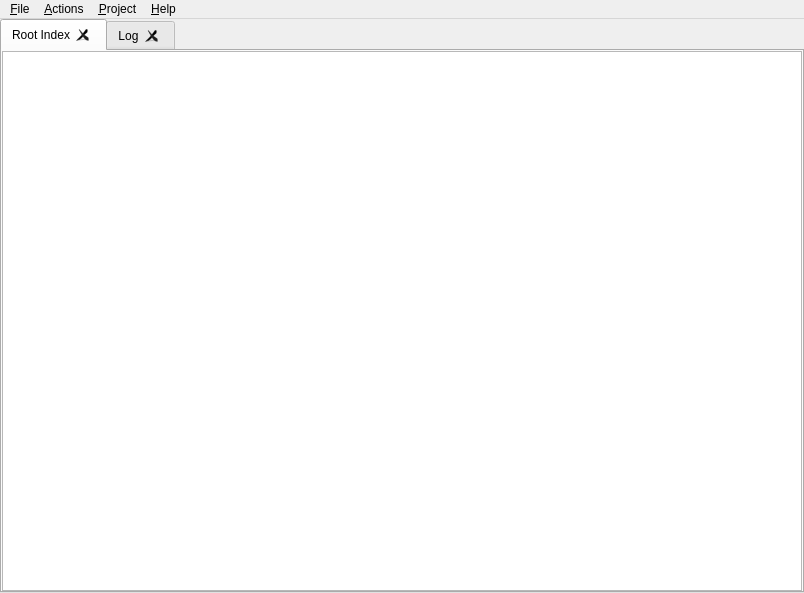
<?xml version="1.0" encoding="UTF-8"?>
<ui version="4.0">
 <class>mainwindow</class>
 <widget class="QMainWindow" name="mainwindow">
  <property name="geometry">
   <rect>
    <x>0</x>
    <y>0</y>
    <width>804</width>
    <height>593</height>
   </rect>
  </property>
  <property name="windowTitle">
   <string>Nelia</string>
  </property>
  <property name="locale">
   <locale language="English" country="UnitedStates"/>
  </property>
  <widget class="QWidget" name="centralwidget">
   <layout class="QGridLayout" name="gridLayout">
    <property name="margin">
     <number>0</number>
    </property>
    <item row="0" column="0">
     <widget class="QTabWidget" name="tabw_root">
      <property name="currentIndex">
       <number>0</number>
      </property>
      <property name="tabsClosable">
       <bool>true</bool>
      </property>
      <property name="movable">
       <bool>true</bool>
      </property>
      <widget class="QWidget" name="tab_root_index">
       <attribute name="title">
        <string>Root Index</string>
       </attribute>
       <layout class="QGridLayout" name="gridLayout_2">
        <property name="margin">
         <number>0</number>
        </property>
        <item row="0" column="0">
         <widget class="QTableWidget" name="table_root_index">
          <property name="sortingEnabled">
           <bool>true</bool>
          </property>
         </widget>
        </item>
       </layout>
      </widget>
      <widget class="QWidget" name="tab_log">
       <property name="enabled">
        <bool>true</bool>
       </property>
       <attribute name="title">
        <string>Log</string>
       </attribute>
       <layout class="QGridLayout" name="gridLayout_3">
        <property name="margin">
         <number>0</number>
        </property>
        <item row="0" column="0">
         <widget class="QWidget" name="widget" native="true">
          <layout class="QGridLayout" name="gridLayout_4">
           <item row="0" column="0">
            <widget class="QLabel" name="label">
             <property name="text">
              <string>New log message:</string>
             </property>
            </widget>
           </item>
           <item row="0" column="1">
            <spacer name="horizontalSpacer">
             <property name="orientation">
              <enum>Qt::Horizontal</enum>
             </property>
             <property name="sizeHint" stdset="0">
              <size>
               <width>562</width>
               <height>20</height>
              </size>
             </property>
            </spacer>
           </item>
           <item row="0" column="2">
            <widget class="QPushButton" name="push_add_log">
             <property name="text">
              <string>&amp;Add</string>
             </property>
            </widget>
           </item>
           <item row="1" column="0" colspan="3">
            <widget class="QTextEdit" name="text_add_log">
             <property name="enabled">
              <bool>true</bool>
             </property>
             <property name="autoFormatting">
              <set>QTextEdit::AutoAll</set>
             </property>
            </widget>
           </item>
           <item row="2" column="0">
            <widget class="QLabel" name="label_2">
             <property name="text">
              <string>Log history:</string>
             </property>
            </widget>
           </item>
           <item row="3" column="0" colspan="3">
            <widget class="QTableWidget" name="table_log_history">
             <property name="sortingEnabled">
              <bool>true</bool>
             </property>
            </widget>
           </item>
          </layout>
         </widget>
        </item>
       </layout>
      </widget>
     </widget>
    </item>
   </layout>
  </widget>
  <widget class="QMenuBar" name="menubar">
   <property name="geometry">
    <rect>
     <x>0</x>
     <y>0</y>
     <width>804</width>
     <height>25</height>
    </rect>
   </property>
   <widget class="QMenu" name="menu_file">
    <property name="title">
     <string>&amp;File</string>
    </property>
    <addaction name="action_new_db"/>
    <addaction name="action_open_db"/>
    <addaction name="action_save_db"/>
    <addaction name="action_save_as_db"/>
    <addaction name="action_merge_db"/>
    <addaction name="separator"/>
    <addaction name="action_preferences"/>
    <addaction name="separator"/>
    <addaction name="action_quit"/>
   </widget>
   <widget class="QMenu" name="menu_actions">
    <property name="title">
     <string>&amp;Actions</string>
    </property>
    <addaction name="action_new_entry"/>
    <addaction name="action_change_entry"/>
    <addaction name="action_delete_entry"/>
    <addaction name="separator"/>
   </widget>
   <widget class="QMenu" name="menu_project">
    <property name="title">
     <string>&amp;Project</string>
    </property>
    <addaction name="action_path"/>
    <addaction name="action_log"/>
    <addaction name="action_map"/>
    <addaction name="action_data"/>
    <addaction name="action_protocol"/>
    <addaction name="action_blueprint"/>
    <addaction name="action_roadmap"/>
    <addaction name="action_issues"/>
    <addaction name="action_features"/>
    <addaction name="action_refactor"/>
   </widget>
   <widget class="QMenu" name="menu_help">
    <property name="title">
     <string>&amp;Help</string>
    </property>
    <addaction name="action_about"/>
    <addaction name="action_manual"/>
   </widget>
   <addaction name="menu_file"/>
   <addaction name="menu_actions"/>
   <addaction name="menu_project"/>
   <addaction name="menu_help"/>
  </widget>
  <action name="action_open_db">
   <property name="text">
    <string>&amp;Open..</string>
   </property>
   <property name="shortcut">
    <string>Ctrl+O</string>
   </property>
  </action>
  <action name="action_save_db">
   <property name="text">
    <string>&amp;Save</string>
   </property>
   <property name="shortcut">
    <string>Ctrl+S</string>
   </property>
  </action>
  <action name="action_save_as_db">
   <property name="text">
    <string>Save &amp;As..</string>
   </property>
  </action>
  <action name="action_preferences">
   <property name="text">
    <string>&amp;Preferences..</string>
   </property>
   <property name="shortcut">
    <string>Ctrl+P</string>
   </property>
  </action>
  <action name="action_quit">
   <property name="text">
    <string>&amp;Quit</string>
   </property>
   <property name="shortcut">
    <string>Ctrl+Q</string>
   </property>
  </action>
  <action name="action_merge_db">
   <property name="text">
    <string>Merge..</string>
   </property>
  </action>
  <action name="action_new_db">
   <property name="text">
    <string>&amp;New</string>
   </property>
  </action>
  <action name="action_new_entry">
   <property name="text">
    <string>&amp;New..</string>
   </property>
   <property name="shortcut">
    <string>Ctrl+N</string>
   </property>
  </action>
  <action name="action_change_entry">
   <property name="text">
    <string>&amp;Change..</string>
   </property>
   <property name="shortcut">
    <string>Ctrl+C</string>
   </property>
  </action>
  <action name="action_delete_entry">
   <property name="text">
    <string>&amp;Delete</string>
   </property>
  </action>
  <action name="action_path">
   <property name="text">
    <string>Path..</string>
   </property>
  </action>
  <action name="action_log">
   <property name="text">
    <string>Log..</string>
   </property>
  </action>
  <action name="action_map">
   <property name="text">
    <string>Map..</string>
   </property>
  </action>
  <action name="action_data">
   <property name="text">
    <string>Data..</string>
   </property>
  </action>
  <action name="action_protocol">
   <property name="text">
    <string>Protocol..</string>
   </property>
  </action>
  <action name="action_blueprint">
   <property name="text">
    <string>Blueprint..</string>
   </property>
  </action>
  <action name="action_roadmap">
   <property name="text">
    <string>Roadmap..</string>
   </property>
  </action>
  <action name="action_issues">
   <property name="text">
    <string>Issues..</string>
   </property>
  </action>
  <action name="action_features">
   <property name="text">
    <string>Features..</string>
   </property>
  </action>
  <action name="action_refactor">
   <property name="text">
    <string>Refactor..</string>
   </property>
  </action>
  <action name="action_about">
   <property name="text">
    <string>&amp;About..</string>
   </property>
  </action>
  <action name="action_manual">
   <property name="text">
    <string>&amp;Manual..</string>
   </property>
  </action>
 </widget>
 <resources/>
 <connections>
  <connection>
   <sender>action_quit</sender>
   <signal>triggered()</signal>
   <receiver>mainwindow</receiver>
   <slot>close()</slot>
   <hints>
    <hint type="sourcelabel">
     <x>-1</x>
     <y>-1</y>
    </hint>
    <hint type="destinationlabel">
     <x>432</x>
     <y>316</y>
    </hint>
   </hints>
  </connection>
 </connections>
</ui>
